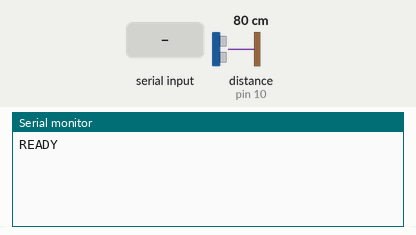
This sketch was run on a simulated Arduino Uno, built with avr-gcc and run on an emulated ATmega328P. On the bench: the last lines printed to the serial monitor. The test bench sets the inputs (shaded band); at power-on: distance to the obstacle (sensor on pin 10) 80 cm. The echo pulse lasts 58.3 µs per cm.

Above: at 1.2 s.
1.3 s: "R" received over Serial
At 1.37 s:
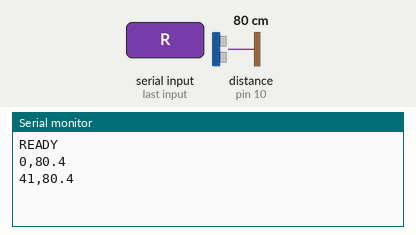
2.8 s: distance to the obstacle (sensor on pin 10) set to 2 cm
At 2.83 s:
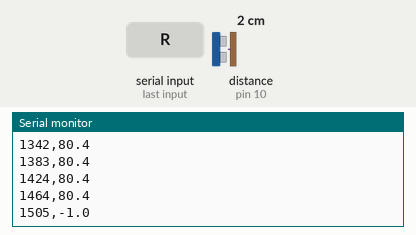
4.3 s: distance to the obstacle (sensor on pin 10) set to 4 cm
At 11.58 s:
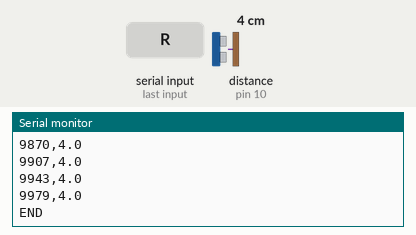
Timing chart, 0 to 11.8 s (numbered marks = the images above; inputs shaded):
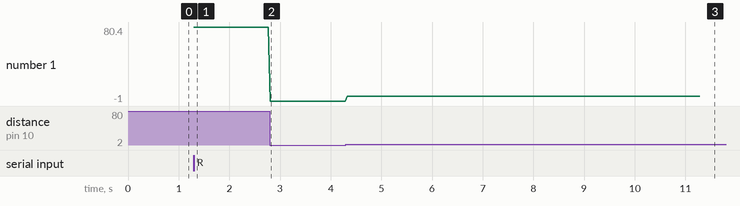

Measured:
- after the input at 1.3 s, the serial monitor: prints a new line at once (image 1)
- after the input at 2.8 s, the serial monitor: prints a new line at once (image 2)
- plotted number 1: 80.4 → -1 after the input at 2.8 s

The sketch:

rocky_rotate.ino
```cpp
// Rocky sonar, NO-SERVO version: the sensor stays still and the shape is turned by hand.
// Wiring (4 female-to-male wires, nothing else): sensor VCC->5V, Trig->D9, Echo->D10, GND->GND
// Protocol: send the character 'R' from the PC; for REC_MS milliseconds the Arduino prints "time_ms,distance_cm" lines, then prints END.
const uint8_t TRIG = 9, ECHO = 10;
const unsigned long REC_MS = 10000;            // length of one recording (keep REC_S in rocky_rotate.py equal to this / 1000)
const float TEMP_C = 22.0;                     // room temperature, sets the speed of sound

float pingOnce() {                             // distance in cm, or -1 when no echo comes back
  digitalWrite(TRIG, LOW);  delayMicroseconds(3);
  digitalWrite(TRIG, HIGH); delayMicroseconds(10);
  digitalWrite(TRIG, LOW);
  unsigned long us = pulseIn(ECHO, HIGH, 25000UL);          // 25 ms timeout = about 4 m
  if (us == 0) return -1;
  float cm = us * (331.3 + 0.606 * TEMP_C) / 10000.0 / 2.0; // round trip, so divide by 2
  return (cm < 2 || cm > 400) ? -1 : cm;
}

void setup() {
  Serial.begin(115200);
  pinMode(TRIG, OUTPUT); pinMode(ECHO, INPUT);
  digitalWrite(TRIG, LOW);
  Serial.println("READY");
}

void loop() {
  if (Serial.available() && Serial.read() == 'R') {
    unsigned long t0 = millis();
    while (millis() - t0 < REC_MS) {
      Serial.print(millis() - t0); Serial.print(','); Serial.println(pingOnce(), 1);
      delay(35);                               // about 15-25 readings per second
    }
    Serial.println("END");
  }
}
```
